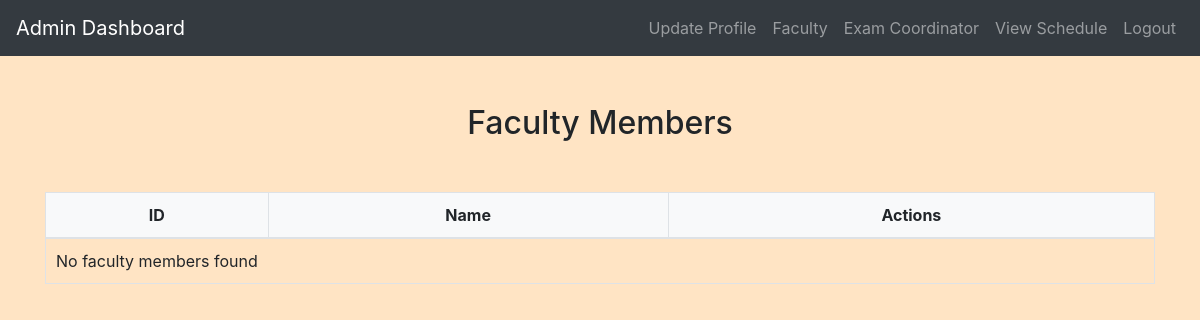
Page /admin/view_faculty.php (signed in) on the earlier database version.
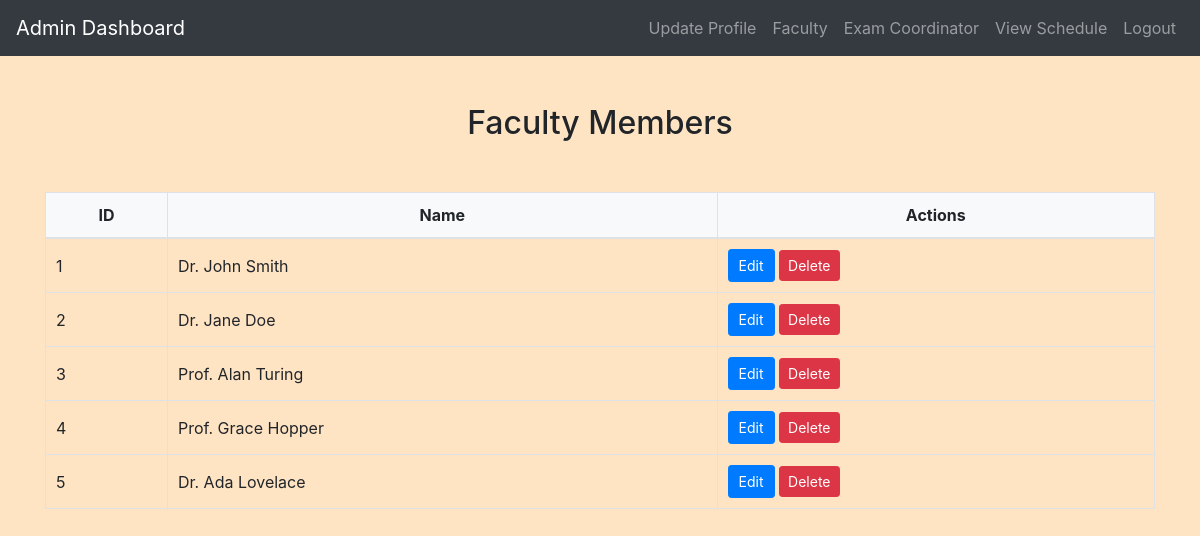
Same page on the later database version.
### tables this page shows
CREATE TABLE `faculty` (
  `id` int(11) NOT NULL,
  `name` varchar(255) NOT NULL
);

### admin/view_faculty.php (the view, shortened to what this page needs)
<?php
include('config.php');
$sql = "SELECT * FROM Faculty";
$result = $conn->query($sql);
?>
<!DOCTYPE html>
<html>
<head>
    <link rel="stylesheet" href="https://maxcdn.bootstrapcdn.com/bootstrap/4.5.2/css/bootstrap.min.css">
    <link rel="stylesheet" href="../css/style.css">
</head>
<body>
<?php include('admin_navbar.php'); ?>
<div class="container mt-5 mb-5">
    <h2>Faculty Members</h2>
    <div class="table-responsive">
        <table class="table table-bordered">
            <thead>
                <tr>
                    <th>ID</th>
                    <th>Name</th>
                    <th>Actions</th>
                </tr>
            </thead>
            <tbody>
                <?php
                if ($result->num_rows > 0) {
                    while ($row = $result->fetch_assoc()) {
                        echo "<tr>";
                        echo "<td>{$row['id']}</td>";
                        echo "<td>{$row['name']}</td>";
                        echo "<td>";
                        echo "<a href='edit_faculty.php?id={$row['id']}' class='btn btn-primary btn-sm'>Edit</a> ";
                        echo "<a href='view_faculty.php?delete_id={$row['id']}' class='btn btn-danger btn-sm' onclick='return confirm(\"Are you sure you want to delete this faculty member?\");'>Delete</a>";
                        echo "</td>";
                        echo "</tr>";
                    }
                } else {
                    echo "<tr><td colspan='3'>No faculty members found</td></tr>";
                }
                ?>
            </tbody>
        </table>
    </div>
</div>
</body>
</html>

Differences in the rows shown:
added faculty: id "1", name "Dr. John Smith"
added faculty: id "2", name "Dr. Jane Doe"
added faculty: id "3", name "Prof. Alan Turing"
added faculty: id "4", name "Prof. Grace Hopper"
added faculty: id "5", name "Dr. Ada Lovelace"
Other differences:
text no longer shown: "No faculty members found"
